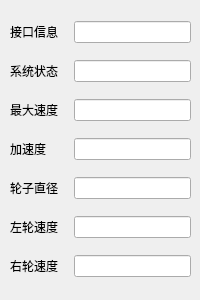
<?xml version="1.0" encoding="UTF-8"?>
<ui version="4.0">
 <class>MainWindow</class>
 <widget class="QMainWindow" name="MainWindow">
  <property name="geometry">
   <rect>
    <x>0</x>
    <y>0</y>
    <width>200</width>
    <height>300</height>
   </rect>
  </property>
  <property name="windowTitle">
   <string>MainWindow</string>
  </property>
  <widget class="QWidget" name="centralwidget">
   <widget class="QWidget" name="verticalLayoutWidget">
    <property name="geometry">
     <rect>
      <x>10</x>
      <y>10</y>
      <width>181</width>
      <height>281</height>
     </rect>
    </property>
    <layout class="QVBoxLayout" name="verticalLayout">
     <item>
      <layout class="QHBoxLayout" name="horizontalLayout_3" stretch="1,2">
       <item>
        <widget class="QLabel" name="label">
         <property name="text">
          <string>接口信息</string>
         </property>
        </widget>
       </item>
       <item>
        <widget class="QLineEdit" name="lineEdit_port">
         <property name="readOnly">
          <bool>true</bool>
         </property>
        </widget>
       </item>
      </layout>
     </item>
     <item>
      <layout class="QHBoxLayout" name="horizontalLayout_7" stretch="1,2">
       <item>
        <widget class="QLabel" name="label_2">
         <property name="text">
          <string>系统状态</string>
         </property>
        </widget>
       </item>
       <item>
        <widget class="QLineEdit" name="lineEdit_state">
         <property name="readOnly">
          <bool>true</bool>
         </property>
        </widget>
       </item>
      </layout>
     </item>
     <item>
      <layout class="QHBoxLayout" name="horizontalLayout_6" stretch="1,2">
       <item>
        <widget class="QLabel" name="label_3">
         <property name="text">
          <string>最大速度</string>
         </property>
        </widget>
       </item>
       <item>
        <widget class="QLineEdit" name="lineEdit_maxspeed">
         <property name="readOnly">
          <bool>true</bool>
         </property>
        </widget>
       </item>
      </layout>
     </item>
     <item>
      <layout class="QHBoxLayout" name="horizontalLayout_8" stretch="1,2">
       <item>
        <widget class="QLabel" name="label_4">
         <property name="text">
          <string>加速度</string>
         </property>
        </widget>
       </item>
       <item>
        <widget class="QLineEdit" name="lineEdit_aspeed">
         <property name="readOnly">
          <bool>true</bool>
         </property>
        </widget>
       </item>
      </layout>
     </item>
     <item>
      <layout class="QHBoxLayout" name="horizontalLayout_5" stretch="1,2">
       <item>
        <widget class="QLabel" name="label_5">
         <property name="text">
          <string>轮子直径</string>
         </property>
        </widget>
       </item>
       <item>
        <widget class="QLineEdit" name="lineEdit_diameter">
         <property name="readOnly">
          <bool>true</bool>
         </property>
        </widget>
       </item>
      </layout>
     </item>
     <item>
      <layout class="QHBoxLayout" name="horizontalLayout_4" stretch="1,2">
       <item>
        <widget class="QLabel" name="label_6">
         <property name="text">
          <string>左轮速度</string>
         </property>
        </widget>
       </item>
       <item>
        <widget class="QLineEdit" name="lineEdit_left_speed">
         <property name="readOnly">
          <bool>true</bool>
         </property>
        </widget>
       </item>
      </layout>
     </item>
     <item>
      <layout class="QHBoxLayout" name="horizontalLayout" stretch="1,2">
       <item>
        <widget class="QLabel" name="label_7">
         <property name="text">
          <string>右轮速度</string>
         </property>
        </widget>
       </item>
       <item>
        <widget class="QLineEdit" name="lineEdit_right_speed">
         <property name="readOnly">
          <bool>true</bool>
         </property>
        </widget>
       </item>
      </layout>
     </item>
    </layout>
   </widget>
  </widget>
 </widget>
 <resources/>
 <connections/>
</ui>
